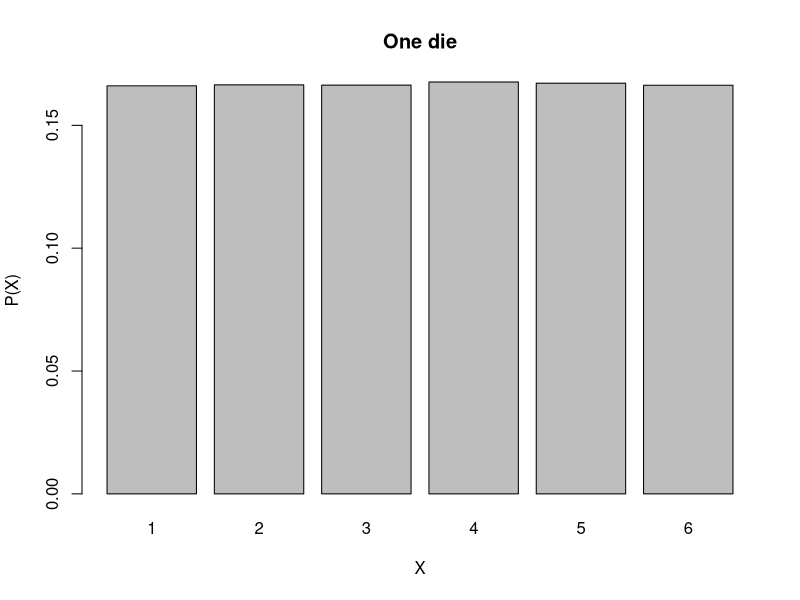
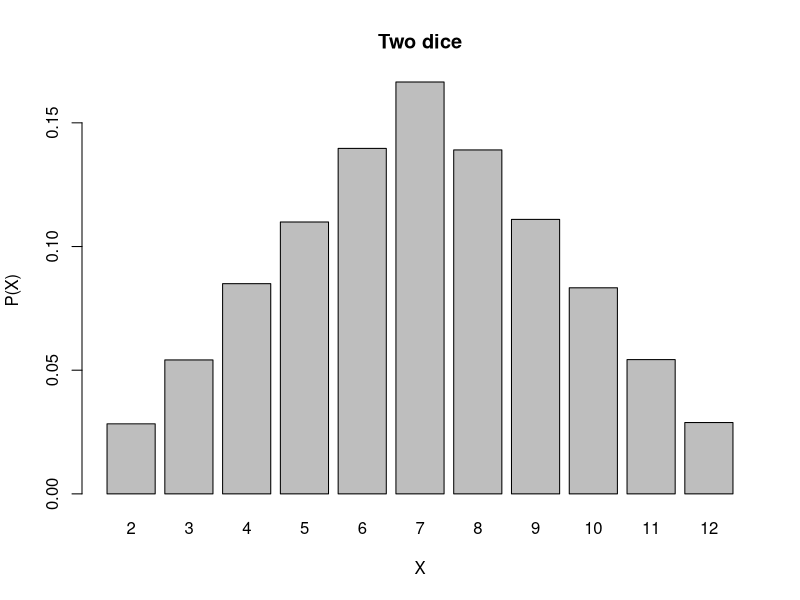
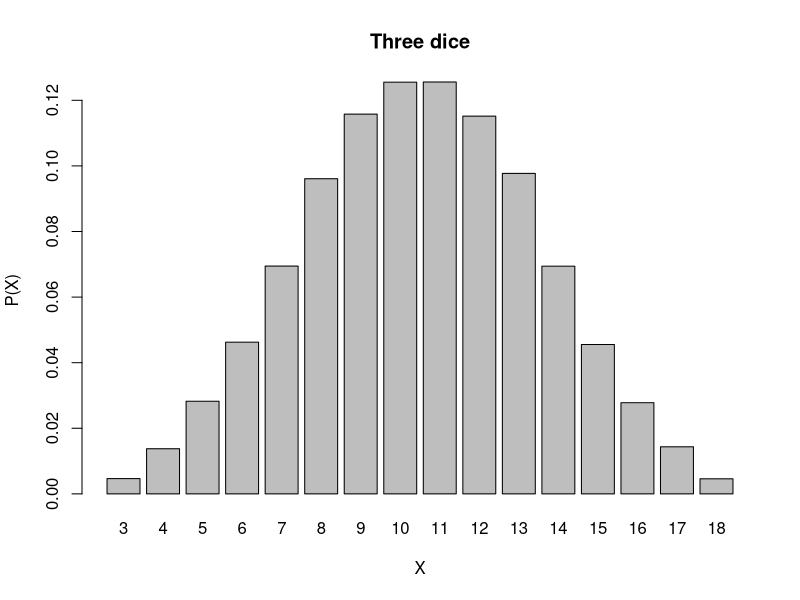
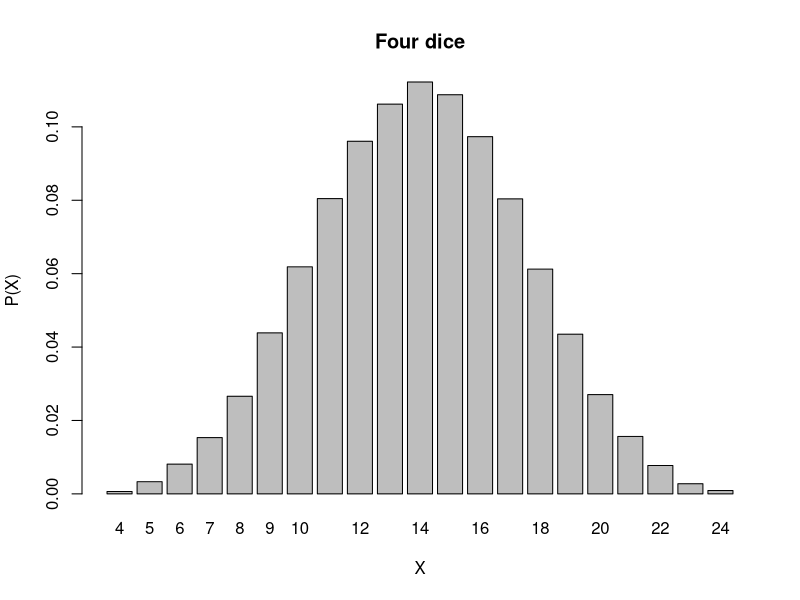
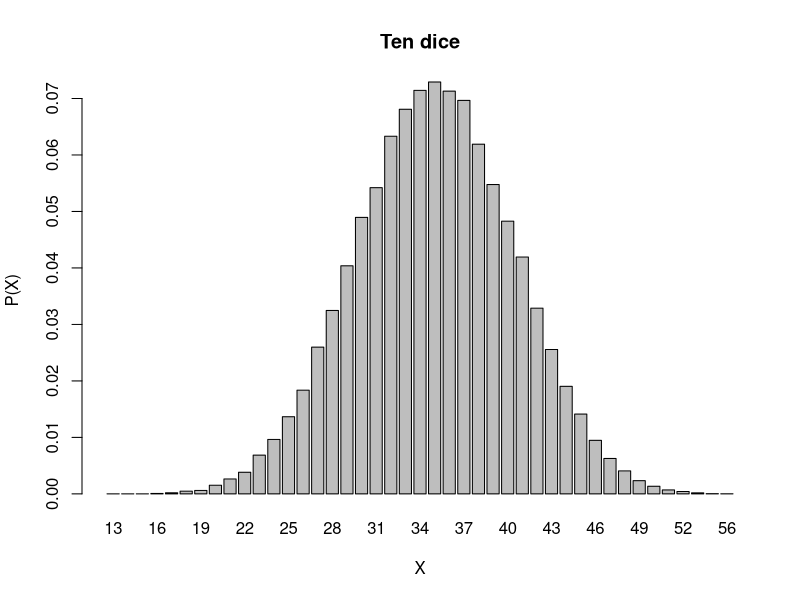
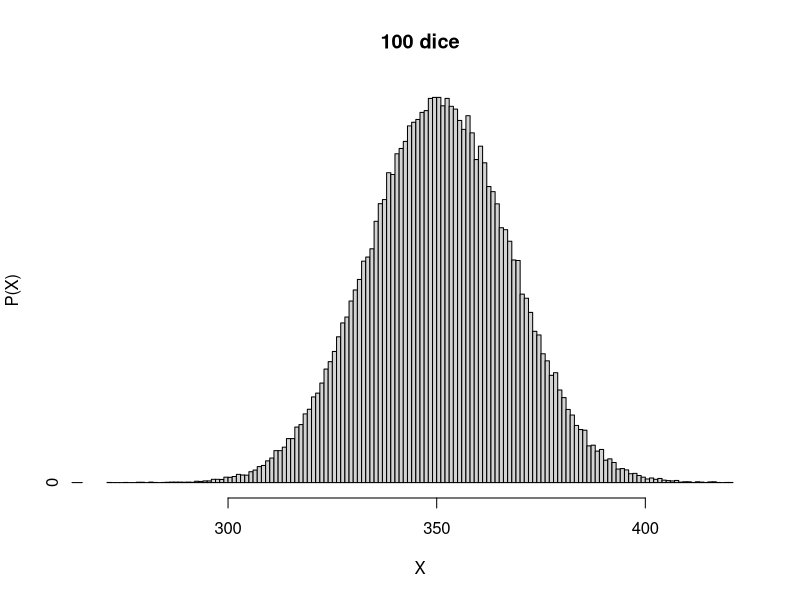
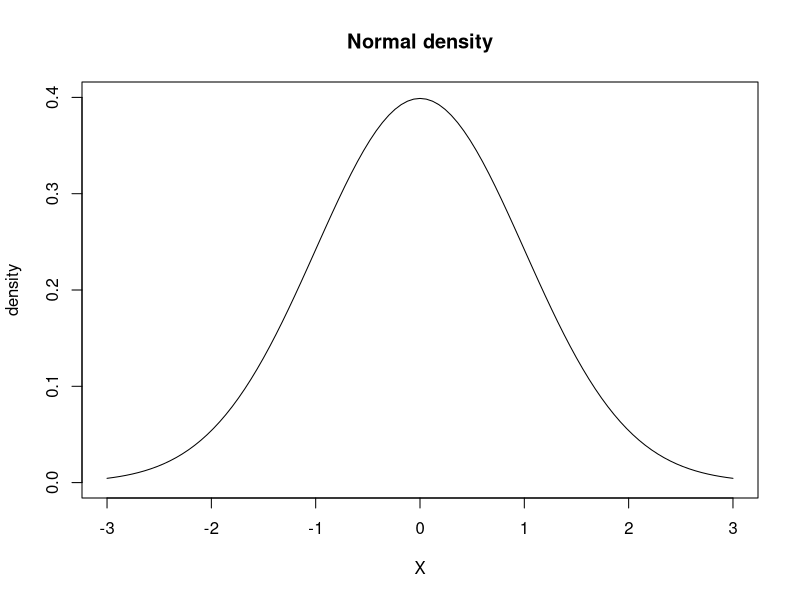
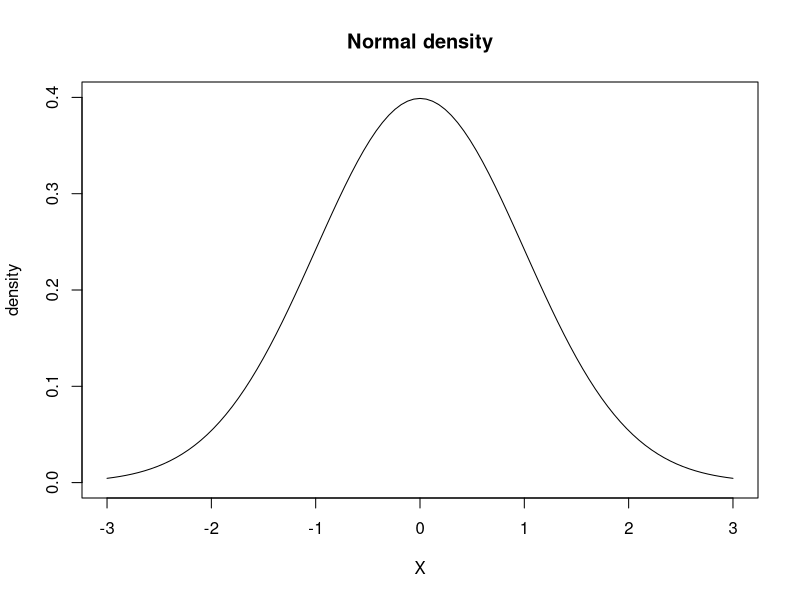

Reproduce these figures in R, in order.
## ---- chunk 1
plot_freq_hist <- function(vec, breaks = "Sturges", title){
  h <- hist(vec, plot=FALSE, breaks=breaks, right = FALSE)
  h$counts=h$counts/sum(h$counts)
  plot(h, main = title, xlab = "X", ylab = "P(X)")
}

plot_discrete_hist <- function(vec, title){
  counts <- table(vec)
  barplot(counts/sum(counts), main = title, xlab = "X", ylab = "P(X)")
}

plot_discrete_hist(sample(1:6, 1000000, replace = TRUE), title = "One die")

## ---- chunk 2

plot_discrete_hist(sample(1:6, 100000, replace = TRUE)+sample(1:6,100000, replace = TRUE), title = "Two dice")

## ---- chunk 3

plot_discrete_hist(sample(1:6, 100000, replace = TRUE)+sample(1:6,100000, replace = TRUE)+sample(1:6, 100000, replace = TRUE), title = "Three dice")

## ---- chunk 4

plot_discrete_hist(sample(1:6, 100000, replace = TRUE)+sample(1:6,100000, replace = TRUE)+sample(1:6, 100000, replace = TRUE)+sample(1:6, 100000, replace = TRUE),title = "Four dice")

## ---- chunk 5

roll_dice <- function(number_of_samples, number_of_dice){
  result <- sample(1:6, number_of_samples, replace = TRUE)
  for(i in 1:(number_of_dice-1)){
    result<-result + sample(1:6, number_of_samples, replace = TRUE)
  }
  result
}

plot_discrete_hist(roll_dice(100000, 10),title = "Ten dice")

## ---- chunk 6

plot_freq_hist(roll_dice(100000, 100), 150, title = "100 dice")

## ---- chunk 7
plot(function(x) dnorm(x), -3, 3,
main = "Normal density",ylim=c(0,.4),
ylab="density",xlab="X")
## ---- chunk 8
plot(function(x) dnorm(x), -3, 3,
main = "Normal density",ylim=c(0,.4),
ylab="density",xlab="X")
## ---- chunk 9
cord.x <- c(0,seq(0,1,0.01),1)
cord.y <- c(0,dnorm(seq(0,1,0.01)),0)
curve(dnorm(x,0,1),xlim=c(-3,3),main='Standard Normal')
polygon(cord.x,cord.y,col='skyblue')
